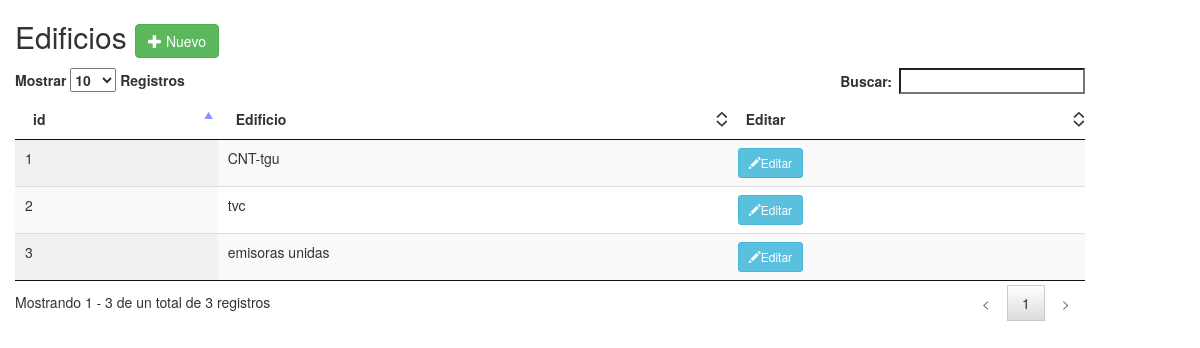
/edificio/ver_edificio.php, run on an earlier commit of the app's database.
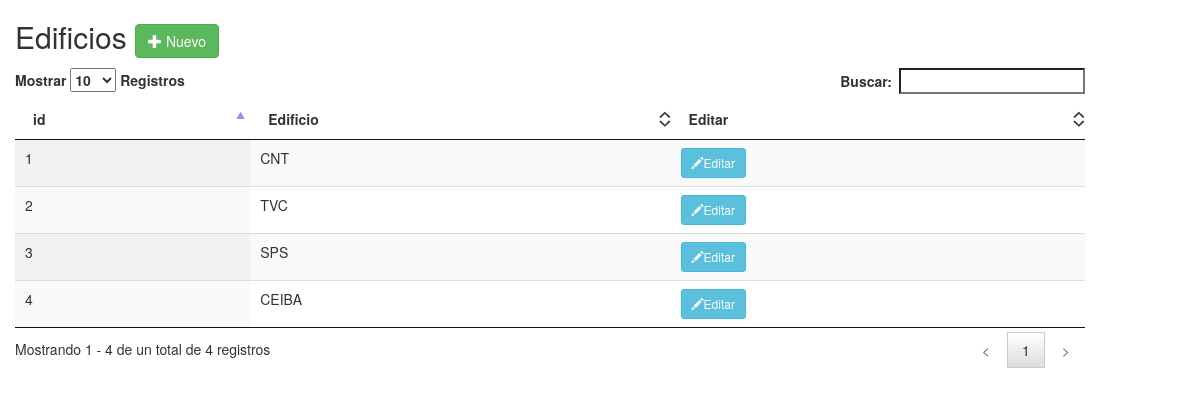
And on a later commit of the database.
### tables this page shows
CREATE TABLE `edificio` (
  `id_edificio` int(11) NOT NULL,
  `nombre_edificio` varchar(45) DEFAULT NULL
);

### edificio/ver_edificio.php (the view, shortened to what this page needs)
<!doctype html>
<html lang="en">
<head>
    <link rel="stylesheet" href="../bootstrap/css/bootstrap.min.css" >
     <link rel="stylesheet" href="../plugins/datatables/jquery.dataTables.min.css" >
     <link rel="stylesheet" href="../css/toastr.css" >
</head>
<body>
<div class="container-fluid">
   <h2>Edificios
                        <a href="edificio.php" class="btn btn-success btn-md">
                            <span class="glyphicon glyphicon-plus"></span> Nuevo
                        </a>
                    </h2>
    <div class="row">
        <div class="col-lg-11">
            <table id="ver" class="display table " cellspacing="0" >
                <thead>
                    <tr>
                        <th data-field="id">id</th>
                        <th data-field="area">Edificio</th>
                        <th data-field="descripcion">Editar</th>
                    </tr>
                </thead>
                <tbody>
                <?php
              $mbd=DB::connect();DB::disconnect();
             $proof=$mbd->query("select * from edificio");
                while($row = $row = $proof->fetch(PDO::FETCH_ASSOC)){
                    echo "
                    <tr>
                        <td>".$row["id_edificio"]."</td>
                        <td>".$row["nombre_edificio"]."</td>
                        <td>
                             <a href=\"editar.php?id=".$row["id_edificio"]."\" class=\"btn btn-info btn-sm\">
                                    <span class=\"glyphicon glyphicon-pencil\"></span>Editar
                              </a></td>
                    </tr>";
                }
                ?>
                </tbody>
            </table>
        </div>
    </div>
    </div>
</body>
</html>

What changed in the data, as far as the page shows it:
changed edificio id 1: nombre_edificio "CNT-tgu" → "CNT"
changed edificio id 2: nombre_edificio "tvc" → "TVC"
changed edificio id 3: nombre_edificio "emisoras unidas" → "SPS"
added edificio: id_edificio "4", nombre_edificio "CEIBA"
Also different on the page:
text written by a page script: "Mostrar Registros Buscar: Mostrando 1 - 3 de un total de 3 registros < 1 >" → "Mostrar Registros Buscar: Mostrando 1 - 4 de un total de 4 registros < 1 >"
